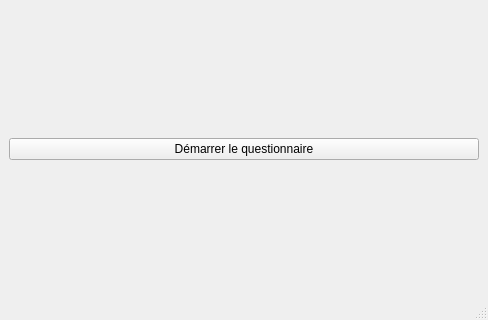
<?xml version="1.0" encoding="UTF-8"?>
<ui version="4.0">
 <class>MainWindow</class>
 <widget class="QMainWindow" name="MainWindow">
  <property name="geometry">
   <rect>
    <x>0</x>
    <y>0</y>
    <width>488</width>
    <height>320</height>
   </rect>
  </property>
  <property name="windowTitle">
   <string>MainWindow</string>
  </property>
  <widget class="QWidget" name="centralwidget">
   <layout class="QVBoxLayout" name="verticalLayout">
    <item>
     <widget class="QPushButton" name="startBtn">
      <property name="text">
       <string>Démarrer le questionnaire</string>
      </property>
     </widget>
    </item>
   </layout>
  </widget>
  <widget class="QMenuBar" name="menubar">
   <property name="geometry">
    <rect>
     <x>0</x>
     <y>0</y>
     <width>488</width>
     <height>21</height>
    </rect>
   </property>
  </widget>
  <widget class="QStatusBar" name="statusbar"/>
 </widget>
 <resources/>
 <connections/>
</ui>
